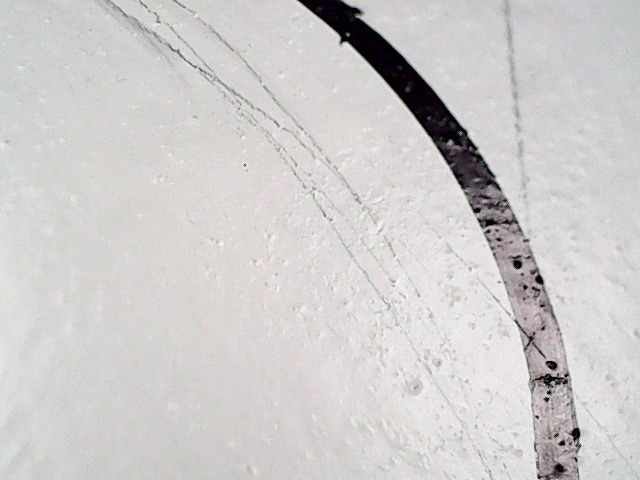
#> input picture img/1.jpg, 640 x 480 px; its folder holds only this picture in this run
$ python main.py
#> lines starting #> are read from the running program, lines starting #| are printed output that depends on the picture; after the words box and inside, x2 and y2 are one past the last pixel; in counts of white or black regions, pixels touching at a corner belong together; long printed decimals are rounded
### geom_util.py
import numpy as np
import math


def calc_line(x1, y1, x2, y2):
    a = float(y2 - y1) / (x2 - x1) if x2 != x1 else 0
    b = y1 - a * x1
    return a, b

def calc_line_length(p1, p2):
    dx = p1[0] - p2[0]
    dy = p1[1] - p2[1]
    return math.sqrt(dx * dx + dy * dy)

def get_horz_shift(x, w):
    hw = w / 2
    return 100 * (x - hw) / hw


# [4 lines left out: function calc_rect_area, not called in this run]

def get_vert_angle(p1, p2, w, h):
    px1 = p1[0] - w/2
    px2 = p2[0] - w/2

    py1 = h - p1[1]
    py2 = h - p2[1]

    angle = 90
    if px1 != px2:
        a, b = calc_line(px1, py1, px2, py2)
        angle = 0
        if a != 0:
            x0 = -b/a
            y1 = 1.0
            x1 = (y1 - b) / a
            dx = x1 - x0
            tg = y1 * y1 / dx / dx
            angle = 180 * np.arctan(tg) / np.pi
            if a < 0:
                angle = 180 - angle
    return angle


def order_box(box):
    srt = np.argsort(box[:, 1])
    btm1 = box[srt[0]]
    btm2 = box[srt[1]]

    top1 = box[srt[2]]
    top2 = box[srt[3]]

    bc = btm1[0] < btm2[0]
    btm_l = btm1 if bc else btm2
    btm_r = btm2 if bc else btm1

    tc = top1[0] < top2[0]
    top_l = top1 if tc else top2
    top_r = top2 if tc else top1

    return np.array([top_l, top_r, btm_r, btm_l])

def shift_box(box, w, h):
    return np.array([[box[0][0] + w,box[0][1] + h],[box[1][0] + w,box[1][1] + h], [box[2][0] + w,box[2][1] + h],[box[3][0] + w,box[3][1] + h]])


def calc_box_vector(box):
    v_side = calc_line_length(box[0], box[3])
    h_side = calc_line_length(box[0], box[1])
    idx = [0, 1, 2, 3]
    if v_side < h_side:
        idx = [0, 3, 1, 2]
    return ((box[idx[0]][0] + box[idx[1]][0]) / 2, (box[idx[0]][1] + box[idx[1]][1]) / 2), ((box[idx[2]][0] + box[idx[3]][0]) / 2, (box[idx[2]][1]  +box[idx[3]][1]) / 2)

### main.py
"""
    Thanks alot:
    https://github.com/tprlab/pitanq-dev/tree/master/selfdrive/follow_line
"""

import cv2
import numpy as np
import conf
import roi
import time
import geom_util as geom


def find_main_countour(cnts):
        C = None
        if cnts is not None and len(cnts) > 0:
            C = max(cnts, key = cv2.contourArea)
        if C is None:
            return None, None

        rect = cv2.minAreaRect(C)
        box = cv2.boxPoints(rect)
        box = np.int0(box)
        box = geom.order_box(box)
        return C, box

def handle_pic(img, contours, wh):
    cont, box = find_main_countour(contours)
    if cont is None:
        return None, None

    p1, p2 = geom.calc_box_vector(box)
    cv2.imshow("Result",img)

    if p1 is None:
        return None, None
    cv2.line(img, (int(p1[0]),int(p1[1])), (int(p2[0]),int(p2[1])), (0, 255, 0), 5)
    cv2.imshow("Result",img)
    angle = geom.get_vert_angle(p1, p2, wh[0], wh[1])
    shift = geom.get_horz_shift(p1[0], wh[0])
    return angle, shift


cv2.namedWindow( 'Origin' )
cv2.namedWindow( 'Result' )
for i in range(1, 13):
    path = 'img/' + str(i) + '.jpg'
    img = cv2.imread(path)
#> img is the input picture: shape (480, 640, 3); mean B, G, R 203.6, 204.4, 206.4
    img = cv2.resize(img, (480, 640))
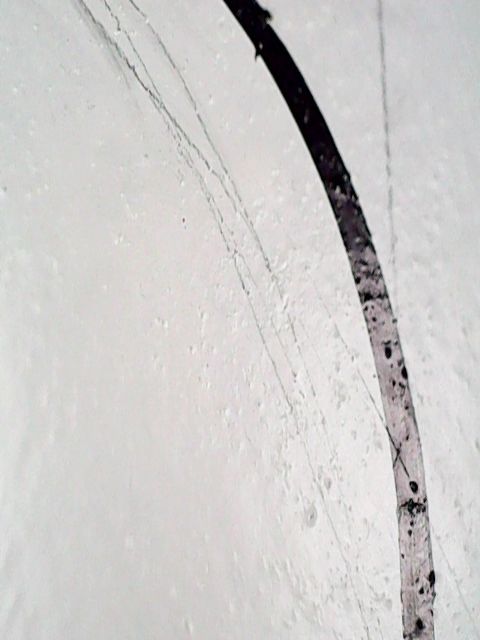
#> img: shape (640, 480, 3); mean B, G, R 203.5, 204.3, 206.3

    # [8 lines of commented-out code are left out]
    img_median = cv2.medianBlur(img, 7)

    # Оставляем контуры
    thresh = 60
    img_gray = cv2.cvtColor(img_median, cv2.COLOR_BGR2GRAY)
    ret, img_thresh = cv2.threshold(img_gray, thresh, 255, cv2.THRESH_BINARY)
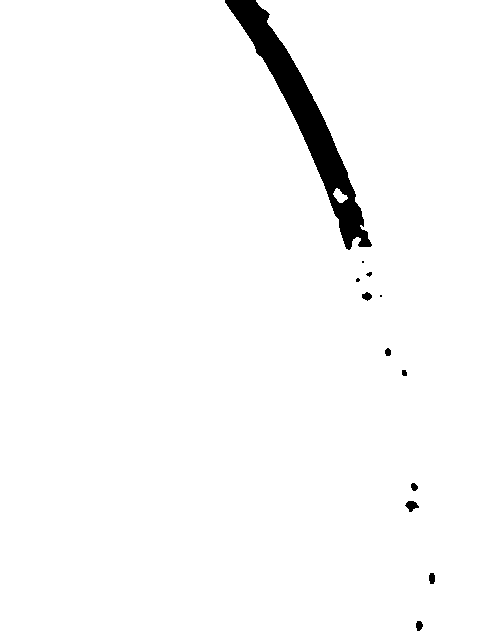
#> img_thresh: shape (640, 480); 97.6% white; 12 black regions (4 under 20 px), largest, box (x1, y1, x2, y2) and area: (225, 0, 372, 250) 6877, (405, 501, 419, 512) 93, (362, 292, 372, 301) 60
#> ret = 60
    for x in range(img_gray.shape[0]):
        for y in range(img_gray.shape[1]):
            if img_thresh[x, y] == 255:
                img_thresh[x, y] = 0
            else:
                img_thresh[x, y] = 255
#> img_thresh: shape (640, 480); 2.4% white; 12 white regions (4 under 20 px)

    contours, heirarchy = cv2.findContours(img_thresh, cv2.RETR_TREE, cv2.CHAIN_APPROX_SIMPLE)
#> contours = 13 contours, 5 with area under 20; largest, box (x1, y1, x2, y2) and area: (225, 0, 372, 250) 6714, (332, 187, 349, 204) 146, (405, 501, 419, 512) 76, (362, 292, 372, 301) 48, (429, 573, 435, 584) 43, (416, 621, 423, 631) 42, (411, 483, 418, 491) 32, (385, 348, 391, 356) 29
    img_contours = np.zeros(img.shape)
    cv2.drawContours(img_contours, contours, -1, (255, 255, 255), -1)

    #
    # Поиск вектора
    axis = handle_pic(img_contours, contours, img_contours.shape[:2])
#> in find_main_countour, `C = max(cnts, key = cv2.contourArea)`: C = contour of 400 points, box (x1, y1, x2, y2) (225, 0, 372, 250), area 6714
#> in find_main_countour, `rect = cv2.minAreaRect(C)`: rect = ((303.5, 120), (36.78, 284.7), -26.19)
#> in find_main_countour, `box = cv2.boxPoints(rect)`: box = [[349.9, 255.9], [224.2, 0.39], [257.2, -15.84], [382.9, 239.7]]
#> in find_main_countour, `box = np.int0(box)`: box = [[349, 255], [224, 0], [257, -15], [382, 239]]
#> in order_box, `srt = np.argsort(box[:, 1])`: srt = [2, 1, 3, 0]
#> in order_box, `btm1 = box[srt[0]]`: btm1 = [257, -15]
#> in order_box, `btm2 = box[srt[1]]`: btm2 = [224, 0]
#> in order_box, `top1 = box[srt[2]]`: top1 = [382, 239]
#> in order_box, `top2 = box[srt[3]]`: top2 = [349, 255]
#> in order_box, `bc = btm1[0] < btm2[0]`: bc = False
#> in order_box, `btm_l = btm1 if bc else btm2`: btm_l = [224, 0]
#> in order_box, `btm_r = btm2 if bc else btm1`: btm_r = [257, -15]
#> in order_box, `tc = top1[0] < top2[0]`: tc = False
#> in order_box, `top_l = top1 if tc else top2`: top_l = [349, 255]
#> in order_box, `top_r = top2 if tc else top1`: top_r = [382, 239]
#> in find_main_countour, `box = geom.order_box(box)`: box = [[349, 255], [382, 239], [257, -15], [224, 0]]
#> in handle_pic, `cont, box = find_main_countour(contours)`: cont has the same summary as C in find_main_countour
#> in calc_line_length, `dx = p1[0] - p2[0]`: dx = 125
#> in calc_line_length, `dy = p1[1] - p2[1]`: dy = 255
#> in calc_box_vector, `v_side = calc_line_length(box[0], box[3])`: v_side = 284
#> in calc_box_vector, `h_side = calc_line_length(box[0], box[1])`: h_side = 36.67
#> in handle_pic, `p1, p2 = geom.calc_box_vector(box)`: p1 = (365.5, 247); p2 = (240.5, -7.5)
#> in handle_pic, `cv2.line(img, (int(p1[0]),int(p1[1])), (int(p2[0]),int(p2[1])), (0, 25..`:
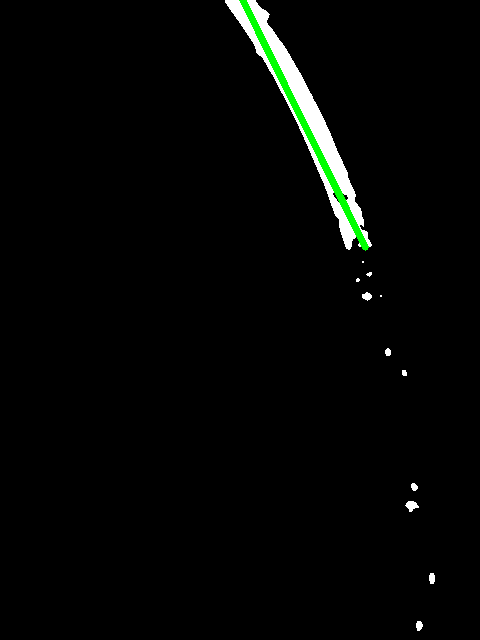
#> img: shape (640, 480, 3) float64; mean of channels 0, 1, 2 4.6, 6.2, 4.6; drawn as B, G, R
#> in get_vert_angle, `px1 = p1[0] - w/2`: px1 = 45.5
#> in get_vert_angle, `px2 = p2[0] - w/2`: px2 = -79.5
#> in get_vert_angle, `py1 = h - p1[1]`: py1 = 233
#> in get_vert_angle, `py2 = h - p2[1]`: py2 = 487.5
#> in calc_line, `a = float(y2 - y1) / (x2 - x1) if x2 != x1 else 0`: a = -2.04
#> in calc_line, `b = y1 - a * x1`: b = 325.6
#> in get_vert_angle, `a, b = calc_line(px1, py1, px2, py2)`: a = -2.04; b = 325.6
#> in get_vert_angle, `x0 = -b/a`: x0 = 159.9
#> in get_vert_angle, `x1 = (y1 - b) / a`: x1 = 159.4
#> in get_vert_angle, `dx = x1 - x0`: dx = -0.491
#> in get_vert_angle, `tg = y1 * y1 / dx / dx`: tg = 4.15
#> in get_vert_angle, `angle = 180 * np.arctan(tg) / np.pi`: angle = 76.44
#> in get_vert_angle, `angle = 180 - angle`: angle = 103.6
#> in handle_pic, `shift = geom.get_horz_shift(p1[0], wh[0])`: shift = 14.22
#> axis = (103.6, 14.22)
    print(axis)
#| (103.563, 14.219)

    cont, box = find_main_countour(contours)
#> cont has the same summary as C in find_main_countour; box = [[349, 255], [382, 239], [257, -15], [224, 0]]
    p1, p2 = geom.calc_box_vector(box)
#> p1 = (365.5, 247); p2 = (240.5, -7.5)
    print(p1, p2)
#| (365.5, 247.0) (240.5, -7.5)
    print('WH', img_contours.shape[:2])
#| WH (640, 480)
    # 480-w  640-h  side- m, l, r
    side = 'm'
    if p2[0] <= 220 and axis[0] > 90:
        side = 'l'
    elif 260 <= p2[0] and axis[0] < 90:
        side = 'r'
    print(side)

    # follow(1, img_contours, contours, img_contours.shape[:2])
    #


    try:
        cv2.imshow('Origin', img)
        cv2.imshow('Result', img_contours)
    except:
        print('Cant show origin')
    ch = cv2.waitKey(0)
#> (key Esc is pressed here)

    if ch == 27:
        break

cv2.destroyAllWindows()
